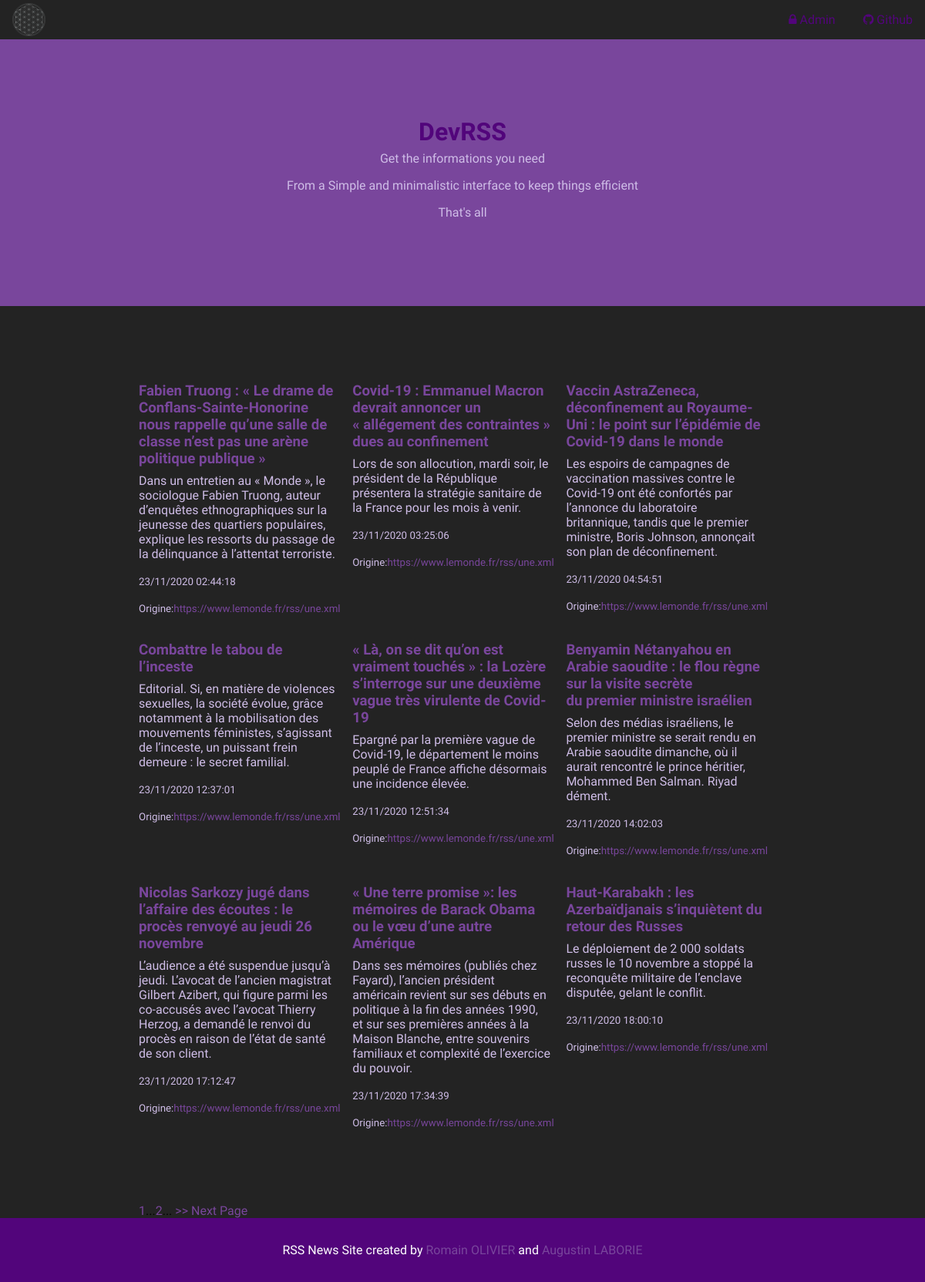
The page /?page=main on the database its author committed.
### tables this page shows
CREATE TABLE `news` (
  `id` int NOT NULL,
  `datepubli` datetime NOT NULL,
  `site` varchar(256) NOT NULL,
  `titre` text NOT NULL,
  `description` text NOT NULL,
  `idSource` int NOT NULL
);

CREATE TABLE `source` (
  `id` int NOT NULL,
  `nom` varchar(30) NOT NULL,
  `lien` varchar(255) NOT NULL
);

### index.php (called while the page is built, shortened)
<?php
require_once(__DIR__.'/Utils/Config.php');
require_once(__DIR__.'/Utils/SplClassLoader.php');
$control = \Web2A\Controller\Controller::getInstance();

### Utils/Config.php (called while the page is built, shortened)
<?php
class Config {
    public static $ViewDir="View/";
    private static $AssetsDir="assets/";
    public static $DBData = array(
        "User" => "rss",
        "Password" => "projetrss",
        "BaseName" => "projetrss",
        "Server" => "localhost"
    );
    public static function getDSN() : string{
        return "mysql:host=".self::$DBData["Server"].";dbname=".self::$DBData["BaseName"].";";
    }
    public static function getAssetsDir(){
        return self::$ViewDir.self::$AssetsDir;
    }
}

### Utils/SplClassLoader.php (called while the page is built, shortened)
<?php
class SplClassLoader {
    private $_fileExtension = '.php';
    private $_namespace;
    private $_namespaceSeparator = '\\';
    public function __construct(string $ns = null, string $includePath = null)
    {
        $this->_namespace = $ns;
        $this->_includePath = $includePath;
    }
    public function loadClass(string $className)
    {
        if (null === $this->_namespace || $this->_namespace.$this->_namespaceSeparator === substr($className, 0, strlen($this->_namespace.$this->_namespaceSeparator))) {
            $fileName = '';
            if (false !== ($lastNsPos = strripos($className, $this->_namespaceSeparator))) {
                $namespace = substr($className, 0, $lastNsPos);
                $className = substr($className, $lastNsPos + 1);
                $fileName = str_replace($this->_namespaceSeparator, DIRECTORY_SEPARATOR, $namespace) . DIRECTORY_SEPARATOR;
            }
            $fileName .= str_replace('_', DIRECTORY_SEPARATOR, $className) . $this->_fileExtension;
        }
    }
}

### Utils/Verification.php (called while the page is built, shortened)
<?php
class Verification {
    public static function verifDbConnect($dsn, $username, $password) : bool {
        return self::verifDSN($dsn) && (!empty($password)) && (!empty($username));
    }
    private static function verifDSN($dsn){
        return preg_match('(^mysql:host=[^;]+;dbname=[^;]+;(?:port=\d{2,4};)?(?:charset=[^;]+;)?$)', $dsn);
    }
    public static function verifNews($title, $description, $link,$date, $sourceLien) : array {
        $tmp = array();
        $tmp["date"] = $date;
        $tmp["title"] = self::cleanVar($title);
        $tmp["desc"] = self::cleanVar($description);
        $tmp["source"] = self::cleanVar($sourceLien);
        if(! $tmp["link"] = self::verifyUrl($link)){
            throw new Exception("Invalid URL");
        }
        return $tmp;
    }
    private static function verifyUrl($url){
        return filter_var($url, FILTER_VALIDATE_URL);
    }
    private static function isDateTime($date){
        return $date instanceof DateTime;
    }
    private static function cleanVar($var){
        return trim(html_entity_decode($var, ENT_QUOTES, 'UTF-8'));
    }
}

### Controller/Gateway/Gateway.php (called while the page is built, shortened)
<?php
abstract class Gateway {
    public function __construct(string $dsn, string $username, string $password){
        $this->con = new DbConnect($dsn, $username, $password);
    }
}

### Controller/Gateway/NewsGateway.php (called while the page is built, shortened)
<?php
class NewsGateway extends Gateway {
    public function getNews(int $firstNews, int $nbNews) : array{
        $arr = [];
        $query = "SELECT N.*, S.lien FROM `news` N, `source` S WHERE S.id = N.idSource ORDER BY N.datepubli LIMIT :first, :nb";
        $this->con->executeQuery($query, array(
            ':first' => array($firstNews,PDO::PARAM_INT),
            ':nb' => array($nbNews, PDO::PARAM_INT)
        ));
        foreach ($this->con->getResults() as $row){
            try {
                array_push($arr, new NewsModel($row["titre"], $row["description"], $row["site"], new DateTime($row["datepubli"]), $row["lien"]));
            } catch (Exception $e) {
            }
        }
        return $arr;
    }
    public function getNbPage() : int {
        $query = "SELECT COUNT(1) FROM `news`";
        $this->con->executeQuery($query);
        $value = ($this->con->getResults()[0]["COUNT(1)"] / Config::$nbPerPage);
        if($value > intval($value)){
            return intval($value) + 1;
        }
        return intval($value);
    }
}

### Utils/DbConnect.php (called while the page is built, shortened)
<?php
class DbConnect extends PDO {
    private $stmt;
    public function executeQuery(string $query, array $parameters = []) : bool{
        $this->stmt = parent::prepare($query);
        foreach ($parameters as $name => $value) {
            $this->stmt->bindValue($name, $value[0], $value[1]);
        }
        return $this->stmt->execute();
    }
    public function getResults() : array {
        return $this->stmt->fetchall();
    }
}

### Model/NewsModel.php (the view, shortened to what this page needs)
<?php
class NewsModel {
    private string $title,$description ,$link, $sourceLien;
    private DateTime $date;
    public function __construct($title,$description,$link,$date,$sourceLien){
        $row = Verification::verifNews($title, $description, $link, $date, $sourceLien);
        $this->title = $row["title"];
        $this->description = $row["desc"];
        $this->link = $row["link"];
        $this->date = $row["date"];
        $this->sourceLien = $row["source"];
    }
    public function toHtmlString() : string{
        return '<div class="article-item">
                  <h3 class="section-title"><a href="' .$this->link.'">'.$this->title.'</a></h3>
                  <p>'.$this->description.'</p>
                  <p><small>'.$this->date->format("d/m/Y H:i:s").'</small></p>
                  <p><small>Origine:<a href="'.$this->sourceLien.'">'.$this->sourceLien.'</a></small></p>
                </div>';
    }
}

### Controller/Controller.php (shortened to what this page needs)
<?php
class Controller {
    public static function selectPage(){
        if(isset($_GET['page'])){
            try{
                switch ($_GET['page']){
                    case "main":
                        return new NewsController();
                }
            }catch(Exception $e){
                return new ErrorController($e->getMessage());
            }
        }else{
            header("location: ./?page=main");
            die();
        }
    }
    protected function renderPage($name){
        require_once Config::getView($name);
    }
    private static $instance = null;
    public static function getInstance(){
        if(is_null(self::$instance)){
            self::$instance = self::selectPage();
        }
        return self::$instance;
    }
}

### View/index.php (shortened to what this page needs)
<!doctype html>
<html>
  <head>
      <link rel="stylesheet" href="https://cdnjs.cloudflare.com/ajax/libs/font-awesome/4.7.0/css/font-awesome.min.css">
      <link rel="stylesheet" href="<?php echo Config::getAssetsDir(); ?>css/global.css">
      <link rel="stylesheet" href="<?php echo Config::getAssetsDir(); ?>css/landing.css">
  </head>
  <body>
    <nav>
      <div class="logo"></div>
      <ul class="menu">
        <li class="menu__item"><a href="./?page=login" class="link link--dark"><i class="fa fa-lock"></i> Admin</a></li>
        <li class="menu__item"><a href="<?php echo Config::$Repo; ?>" class="link link--dark"><i class="fa fa-github"></i> Github</a></li>
      </ul>
    </nav>
    <div class="header">
      <h1 class="header-title">DevRSS</h1>
      <div>
        <p class="header-description">Get the informations you need</p>
        <p class="header-description">From a Simple and minimalistic interface to keep things efficient</p>
        <p class="header-description">That's all</p>
      </div>
    </div>
    <div class="wrapper">
      <div class="articles">
          <?php
            $arr = $this->getPageNews();
            foreach ($arr as $news){
                echo $news->toHtmlString();
            }
          ?>
      </div>
    </div>
    <div class="wrapper">
        <?php
            echo $this->getNavStr();
        ?>
    </div>
    <footer class="footer">RSS News Site created by <a href="https://github.com/romain325">Romain OLIVIER</a> and <a href="#">Augustin LABORIE</a></footer>
  </body>
</html>

### Controller/NewsController.php (shortened to what this page needs)
<?php
class NewsController extends Controller {
    public function __construct(){
        $this->gateway = new NewsGateway(Config::getDSN(), Config::$DBData["User"], Config::$DBData["Password"]);
        $this->renderPage("main");
    }
    private function getCurrentPage(){
        if(isset($_GET["n"])){
            return intval($_GET["n"]);
        }else{
            return 1;
        }
    }
    private function getNbPage(){
        return $this->gateway->getNbPage();
    }
    public function getPageNews(){
        return $this->gateway->getNews(($this->getCurrentPage() -1) * Config::$nbPerPage, Config::$nbPerPage);
    }
    public function getNavStr() : string{
        $n = $this->getNbPage();
        $str = "";
        for ($i = 1; $i <= $n; $i++){
            $str = $str.'<a href="./?page=main&n='.$i.'">'.$i.'</a>'."...";
        }
        if($this->getCurrentPage() != $n){
            $str = $str.' <a href="./?page=main&n='.($this->getCurrentPage() +1).'">>> Next Page</a>';
        }
        return $str;
    }
}

### View/assets/css/global.css (style rules this page uses)
:root { --primary-color: #52057b; --primary-color-light: #892cdc; --accent-color: #bc6ff1; --accent-color-light: #cba3f6; --accent-color-dark: #79469c; --white-color: #cfbde7; --light-gray-color: #C6CBD1; --medium-gray-color: #959DA5; --dark-gray-color: #444d56; --bg-color: #232323; }
html, body { padding: 0; margin: 0; font-family: 'Nunito Sans', sans-serif; background-color: var(--bg-color); }
p { font-weight: 300; color: var(--white-color); }
li { font-weight: 300; color: var(--white-color); }
a, a:hover { text-decoration: none; color: var(--accent-color-dark); }
* { box-sizing: border-box; }
.section-title { color: var(--primary-color); }
.link { text-decoration: none; transition: all 0.3s ease-out; }
.link--dark { color: var(--primary-color); }
nav { display: grid; grid-template-columns: 70px auto; }
.menu { margin: 0; text-align: right; overflow: hidden; list-style: none; }
.menu__item { padding: 1rem; display: inline-block; }
.wrapper { margin: 0 auto; width: 70%; }
.footer { text-align: center; background-color: var(--primary-color); padding: 2rem; color: white; }

### View/assets/css/landing.css (style rules this page uses)
.logo { background: url('../img/logo.svg') no-repeat; background-size: contain; margin: 0.25rem 0.25rem 0.25rem 1rem; }
nav { background-color: var(--dark); }
.header { text-align: center; background-color: var(--accent-color-dark); padding: 5rem 0 5rem 0; }
.header-title { font-weight: 900; color: var(--primary-color); }
.header-description { margin: -1rem auto 2rem auto; }
.articles { display: flex; flex-wrap: wrap; padding: 5rem 0 5rem 0; }
.article-item { max-width: calc(33% - 20px); margin: 0 20px 0 0; }
.article-item .section-title { margin-bottom: 0; }
.article-item p { margin-top: 0.5rem; }

### rows shown on the page
news: titre "Fabien Truong : « Le drame de Conflans-Sainte-Honorine nous rappelle qu’une salle de classe n’est pas une arène politique publique »", description "Dans un entretien au « Monde », le sociologue Fabien Truong, auteur d’enquêtes ethnographiques sur la jeunesse des quartiers populaires, explique les ressorts du passage de la délinquance à l’attentat terroriste.", format "23/11/2020 02:44:18", idSource.lien "https://www.lemonde.fr/rss/une.xml"
news: titre "Covid-19 : Emmanuel Macron devrait annoncer un « allégement des contraintes » dues au confinement", description "Lors de son allocution, mardi soir, le président de la République présentera la stratégie sanitaire de la France pour les mois à venir.", format "23/11/2020 03:25:06", idSource.lien "https://www.lemonde.fr/rss/une.xml"
news: titre "Vaccin AstraZeneca, déconfinement au Royaume-Uni : le point sur l’épidémie de Covid-19 dans le monde", description "Les espoirs de campagnes de vaccination massives contre le Covid-19 ont été confortés par l’annonce du laboratoire britannique, tandis que le premier ministre, Boris Johnson, annonçait son plan de déconfinement.", format "23/11/2020 04:54:51", idSource.lien "https://www.lemonde.fr/rss/une.xml"
news: titre "Combattre le tabou de l’inceste", description "Editorial. Si, en matière de violences sexuelles, la société évolue, grâce notamment à la mobilisation des mouvements féministes, s’agissant de l’inceste, un puissant frein demeure : le secret familial.", format "23/11/2020 12:37:01", idSource.lien "https://www.lemonde.fr/rss/une.xml"
news: titre "« Là, on se dit qu’on est vraiment touchés » : la Lozère s’interroge sur une deuxième vague très virulente de Covid-19", description "Epargné par la première vague de Covid-19, le département le moins peuplé de France affiche désormais une incidence élevée.", format "23/11/2020 12:51:34", idSource.lien "https://www.lemonde.fr/rss/une.xml"
news: titre "Benyamin Nétanyahou en Arabie saoudite : le flou règne sur la visite secrète du premier ministre israélien", description "Selon des médias israéliens, le premier ministre se serait rendu en Arabie saoudite dimanche, où il aurait rencontré le prince héritier, Mohammed Ben Salman. Riyad dément.", format "23/11/2020 14:02:03", idSource.lien "https://www.lemonde.fr/rss/une.xml"
news: titre "Nicolas Sarkozy jugé dans l’affaire des écoutes : le procès renvoyé au jeudi 26 novembre", description "L’audience a été suspendue jusqu’à jeudi. L’avocat de l’ancien magistrat Gilbert Azibert, qui figure parmi les co-accusés avec l’avocat Thierry Herzog, a demandé le renvoi du procès en raison de l’état de santé de son client.", format "23/11/2020 17:12:47", idSource.lien "https://www.lemonde.fr/rss/une.xml"
news: titre "« Une terre promise »: les mémoires de Barack Obama ou le vœu d’une autre Amérique", description "Dans ses mémoires (publiés chez Fayard), l’ancien président américain revient sur ses débuts en politique à la fin des années 1990, et sur ses premières années à la Maison Blanche, entre souvenirs familiaux et complexité de l’exercice du pouvoir.", format "23/11/2020 17:34:39", idSource.lien "https://www.lemonde.fr/rss/une.xml"
news: titre "Haut-Karabakh : les Azerbaïdjanais s’inquiètent du retour des Russes", description "Le déploiement de 2 000 soldats russes le 10 novembre a stoppé la reconquête militaire de l’enclave disputée, gelant le conflit.", format "23/11/2020 18:00:10", idSource.lien "https://www.lemonde.fr/rss/une.xml"
